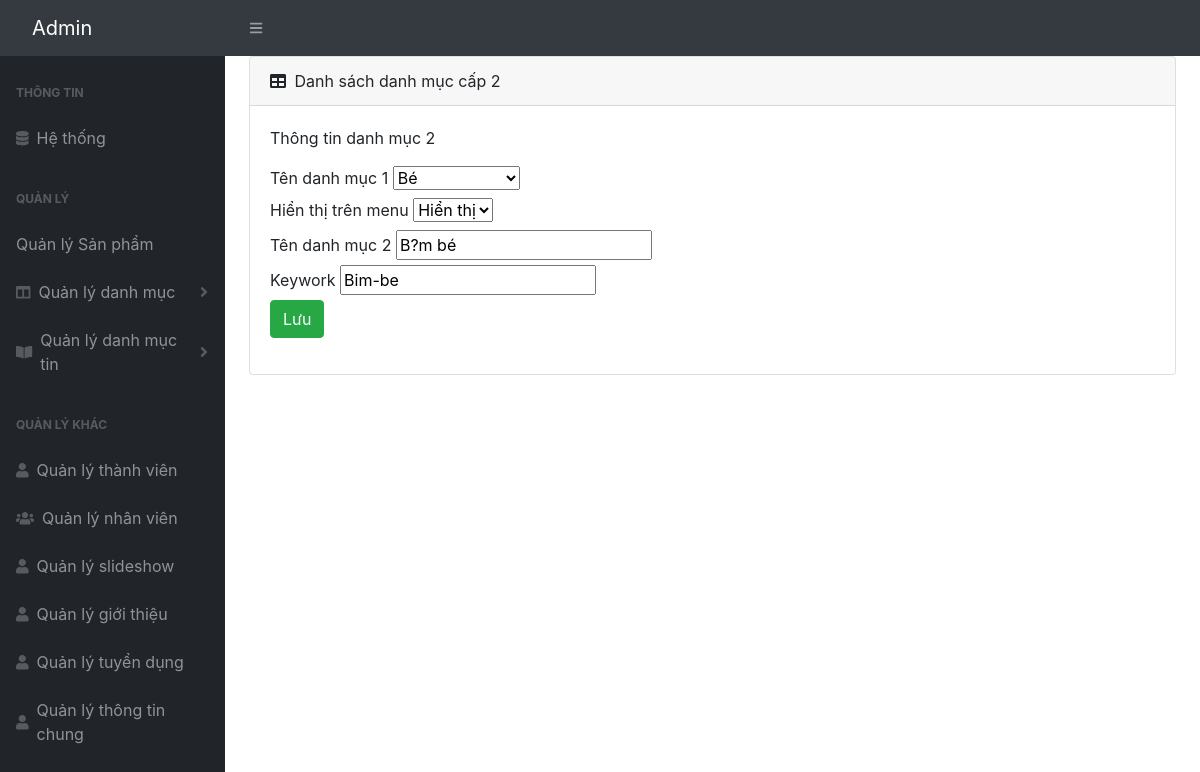
Page /admin/sua_main_danhmuc2.php?ID_danhmuc2=23 on the committed database.
### tables this page shows
CREATE TABLE `danhmuc2` (
  `ID_danhmuc2` int(10) UNSIGNED NOT NULL,
  `tendanhmuc2` varchar(145) DEFAULT NULL,
  `tendanhmuc2_EN` varchar(145) DEFAULT NULL,
  `ID_danhmuc1` int(10) UNSIGNED DEFAULT NULL,
  `visiblemenu2` tinyint(3) UNSIGNED DEFAULT NULL,
  `sapxep` int(10) UNSIGNED DEFAULT NULL,
  `keyseo` varchar(145) DEFAULT NULL
);

CREATE TABLE `danhmuc1` (
  `ID_danhmuc1` int(10) UNSIGNED NOT NULL,
  `tendanhmuc1` varchar(145) DEFAULT NULL,
  `sapxep` int(10) UNSIGNED DEFAULT NULL,
  `visiblemenu1` tinyint(3) UNSIGNED DEFAULT NULL,
  `keyword` varchar(145) DEFAULT NULL,
  `visible1` tinyint(3) UNSIGNED DEFAULT NULL
);

### admin/sua_main_danhmuc2.php (the view, shortened to what this page needs)
<?php
require "layout/header.php";
require "layout/menu.php";
?>
<div id="layoutSidenav_content">
  <main>
    <div class="container-fluid px-4">
      <div class="card mb-4">
        <div class="card-header"> <i class="fas fa-table me-1"></i> Danh sách danh mục cấp 2 </div>
        <div class="card-body">
          <form  method="post" >
            <figure>Thông tin danh mục 2</figure>
            <label>Tên danh mục 1</label>
            <?php
            include "../connect.php";
            if ( isset( $_GET[ 'ID_danhmuc2' ] ) ) {
              $ID_danhmuc2 = $_GET[ 'ID_danhmuc2' ];
              $query = mysqli_query( $conn, 'SELECT *FROM `danhmuc1` LEFT JOIN `danhmuc2` ON `danhmuc2`.`ID_danhmuc1` = `danhmuc1`.`ID_danhmuc1`WHERE ID_danhmuc2=' . $ID_danhmuc2 );
              $row = mysqli_fetch_array( $query );
              $check = mysqli_query( $conn, 'SELECT DISTINCT *FROM danhmuc1' );
              echo '<select name="hienmenudanhmuc1" id="combobox" class="danhmuc2">';
              foreach ( $check as $rows ): ?>
            <option value="<?php echo $rows['ID_danhmuc1']; ?>"<?php if($row['ID_danhmuc1'] == $rows['ID_danhmuc1']) echo 'selected="selected"'; ?>><?php echo $rows['tendanhmuc1']; ?></option>
            <?php
            endforeach;
            ?>
            <?php
            }
            echo '</select>';
            ?>
            <br/>
            <label>Hiển thị trên menu</label>
            <?php
            include "../connect.php";
            if ( isset( $_GET[ 'ID_danhmuc2' ] ) ) {
              $ID_danhmuc2 = $_GET[ 'ID_danhmuc2' ];
              $query = 'SELECT *FROM `danhmuc1` LEFT JOIN `danhmuc2` ON `danhmuc2`.`ID_danhmuc1` = `danhmuc1`.`ID_danhmuc1`
	WHERE ID_danhmuc2=' . $ID_danhmuc2 . '';
              $result = mysqli_query( $conn, $query );
              foreach ( $result as $item ) {
                ?>
            <?php
            }
            }
            ?>
            <select name="hienthimenu" id="combobox" class="danhmuc2">
              <option value="1" <?php if ($item['visiblemenu2'] == '1') { echo 'selected'; } ?>> Hiển thị</option>
            </select>
            <br/>
            <label>Tên danh mục 2</label>
            <input type="text" name="tendanhmuc2" value="<?= $item['tendanhmuc2'] ?>" class="danhmuc2" />
            <br/>
            <label>Keywork</label>
            <input type="text" name="Keywork" id="key" class="danhmuc2"  value="<?= $item['keyseo'] ?>" onClick="FillBilling(this.form)" readonly="readonly"/>
            <br/>
            <input type="submit" name="Luu" class="btn btn-success" value="Lưu" id="Luu"/>
          </form>
        </div>
      </div>
    </div>
  </main>
</div>
<?php
require "layout/footer.php";
?>

### rows in the picture
danhmuc2: hienmenudanhmuc1 "Bé", hienthimenu "Hiển thị", tendanhmuc2 "B?m bé", Keywork "Bim-be"
